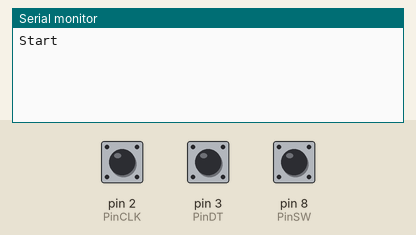
Recording of a sketch running on a simulated Arduino Uno, built with avr-gcc and run on an emulated ATmega328P. Shown: the last lines printed to the serial monitor. Inputs (shaded band) come from the test bench; at power-on: pin 8 (PinSW) HIGH, pin 2 (PinCLK) HIGH, pin 3 (PinDT) HIGH.

Above: at 1.2 s.
1.3 s: pin 8 (PinSW) pulled LOW for 0.15 s
At 2.6 s:
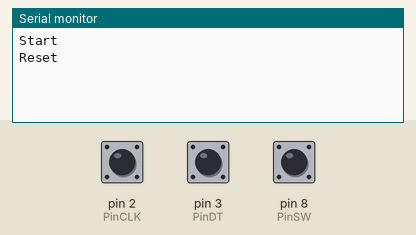
2.9 s: pin 2 (PinCLK) pulsed LOW 2 times (0.12 s each, 0.3 s apart)
At 4.2 s:
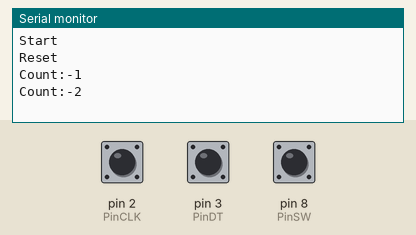
5.0 s: pin 8 (PinSW) pulled LOW for 1 s
At 7.0 s:
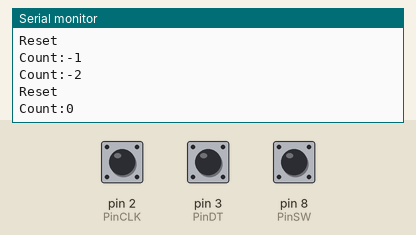

The sketch:

rotaryEncoderNoSoftDebouncing.ino
```cpp
//Original sketch: https://bigdanzblog.wordpress.com/2014/08/16/using-a-ky040-rotary-encoder-with-arduino/
//Modified by Peter Dalmaris, July 2015


const int PinCLK=2;                   // Used for generating interrupts using CLK signal
const int PinDT=3;                    // Used for reading DT signal
const int PinSW=8;                    // Used for the push button switch

static long     virtualPosition  =0;  // without STATIC it does not count correctly!!!

void isr0 ()  {
  detachInterrupt(0);
  if (!digitalRead(PinDT))
      virtualPosition++;
  else
      virtualPosition--;
  attachInterrupt (0,isr0,RISING);
  } // ISR0

void setup ()  {
  pinMode(PinCLK,INPUT);
  pinMode(PinDT,INPUT);
  pinMode(PinSW,INPUT);
  attachInterrupt (0,isr0,RISING);   // interrupt 0 is always connected to pin 2 on Arduino UNO
  Serial.begin (9600);
  Serial.println("Start");
}

void loop ()  {

  int lastCount = 0;
  while (true) {
      if (!(digitalRead(PinSW))) {        // check if pushbutton is pressed
        virtualPosition = 0;            // if YES, then reset counter to ZERO
        while (!digitalRead(PinSW)) {}  // wait til switch is released
        Serial.println("Reset");
        }
      if (virtualPosition != lastCount) {
        lastCount = virtualPosition;
        Serial.print("Count:");
        Serial.println(virtualPosition);
        }
   } // while
}
```

Measured:
- after the input at 1.3 s, the serial monitor: prints a new line after 0.15 s (image 1)
- after the input at 2.9 s, the serial monitor: prints a new line after 0.12 s (image 2)
- after the input at 5.0 s, the serial monitor: prints a new line after 1.0 s (image 3)
